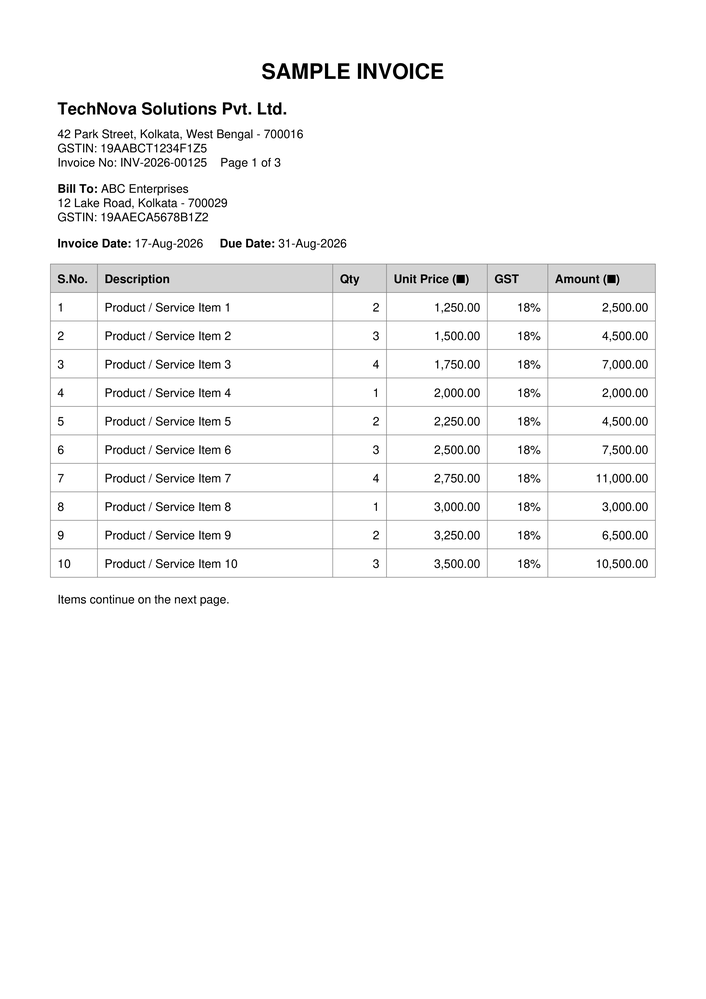
#> input picture uploads/12d242ab-940a-4b57-9e75-ffd5834aaf20_page_1.png, 706 x 999 px, shrunk from 2481 x 3508 before the run
$ python -i quality.py   (imports and definitions only)   (older library calls are emulated)
#> lines starting #> are read from the running program, lines starting #| are printed output that depends on the picture; after the words box and inside, x2 and y2 are one past the last pixel; in counts of white or black regions, pixels touching at a corner belong together
#> further down, picture is the input picture: PIL image 706x999 RGB; min 0, max 255, mean 247.6
import logging
import cv2
import numpy as np
from PIL import Image

logger = logging.getLogger(__name__)


class QualityAnalyzer:

    def analyze(self, image) -> dict:
        """Analyzes image quality metrics including resolution, blur, brightness, contrast, skew, and boundaries.

        Handles PIL Image instances (including PpmImageFile), OpenCV arrays, and NumPy arrays.
        """
        # Convert PIL Image or PpmImageFile to NumPy array if necessary
        if isinstance(image, Image.Image):
            image_np = np.array(image.convert("RGB"))
        elif isinstance(image, np.ndarray):
            image_np = image
        else:
            raise TypeError(f"Unsupported image type provided to QualityAnalyzer: {type(image)}")

        # Extract dimensions and create grayscale representation for CV2 operations
        if len(image_np.shape) == 2:
            # Grayscale image array
            h, w = image_np.shape
            gray = image_np
        elif len(image_np.shape) == 3:
            # Color image array (RGB or BGR)
            h, w = image_np.shape[:2]
#> h = 999; w = 706
            gray = cv2.cvtColor(image_np, cv2.COLOR_RGB2GRAY)
        else:
            raise ValueError(f"Invalid image array shape: {image_np.shape}")

        # Calculate blur score using variance of Laplacian
        blur_score = float(cv2.Laplacian(gray, cv2.CV_64F).var())
#> blur_score = 3864.6

        # Calculate brightness (mean pixel intensity) and contrast (std deviation)
        brightness = float(np.mean(gray))
#> brightness = 247.6
        contrast = float(np.std(gray))
#> contrast = 31.68

        # Estimate skew/rotation angle
        skew_angle = self._estimate_skew_angle(gray)

        # Detect document boundary presence
        has_boundary = self._detect_document_boundary(gray)

        # Estimated DPI assuming standard 8.5-inch document width
        estimated_dpi = round((w / 8.5), 1)

        # Determine recommended preprocessing profile based on refined quality thresholds
        recommended_profile = "BASIC"
        if abs(skew_angle) > 2.0:
            recommended_profile = "SKEWED"
        elif blur_score < 100.0 or estimated_dpi < 120:
            recommended_profile = "SMALL_TEXT"
        elif brightness < 60.0 or contrast < 25.0:  # Adjusted contrast threshold from 40.0 to 25.0 to prevent false triggers
            recommended_profile = "LOW_LIGHT"

        # Determine overall quality label according to spec
        if blur_score < 50.0 or brightness < 40.0 or contrast < 20.0 or estimated_dpi < 100:
            quality_label = "Needs manual review"
        elif blur_score < 80.0 or brightness < 70.0 or contrast < 35.0 or estimated_dpi < 150:
            quality_label = "Poor"
        elif blur_score < 150.0 or brightness < 80.0:
            quality_label = "Acceptable"
        else:
            quality_label = "Good"

        return {
            "dimensions": {"width": w, "height": h},
            "estimated_dpi": estimated_dpi,
            "blur_score": round(blur_score, 2),
            "brightness": round(brightness, 2),
            "contrast": round(contrast, 2),
            "skew_angle": round(skew_angle, 2),
            "has_boundary": has_boundary,
            "resolution_warning": estimated_dpi < 150,
            "recommended_profile": recommended_profile,
            "quality_label": quality_label
        }

    def _estimate_skew_angle(self, gray: np.ndarray) -> float:
        """Estimates skew angle using OpenCV minAreaRect on edge contours."""
        try:
            edges = cv2.Canny(gray, 50, 150, apertureSize=3)
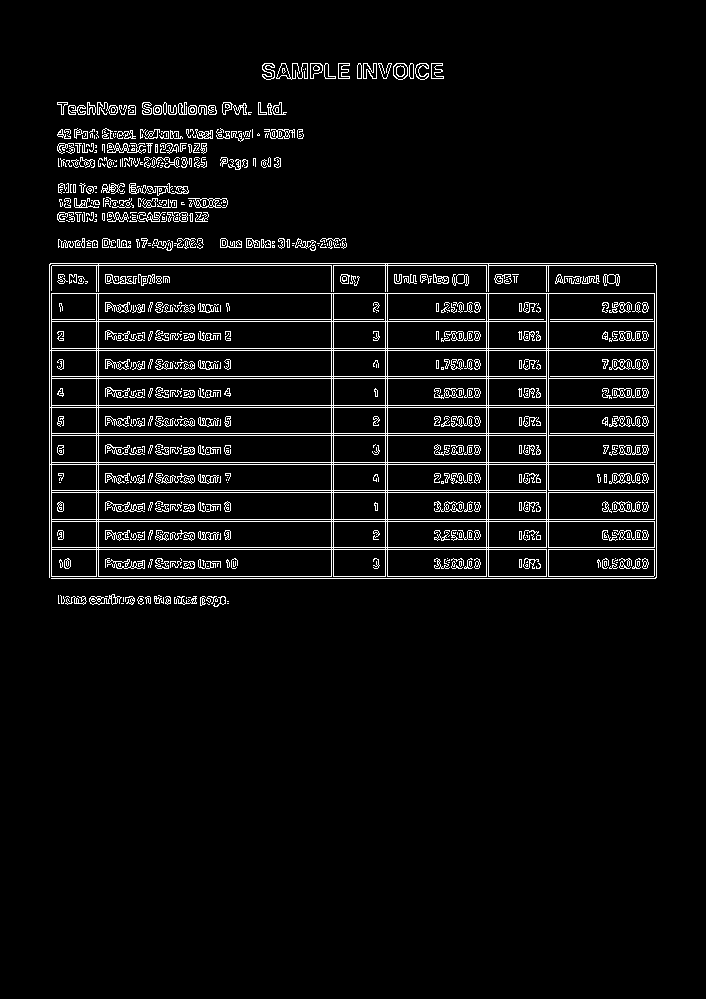
#> edges: shape (999, 706); 5.3% white in thin lines or dots, all inside (x1, y1, x2, y2) = (49, 63, 657, 607)
            coords = np.column_stack(np.where(edges > 0))
#> coords = 37104 pairs, first value 63 to 606, second value 49 to 656
            if len(coords) < 10:
                return 0.0
            angle = cv2.minAreaRect(coords)[-1]
#> angle = -90
            if angle < -45:
                angle = -(90 + angle)
#> angle = 0
            elif angle > 45:
                angle = 90 - angle
            return float(angle)
        except Exception:
            return 0.0

    def _detect_document_boundary(self, gray: np.ndarray) -> bool:
        """Checks if a clear document border contour exists in the image."""
        try:
            blurred = cv2.GaussianBlur(gray, (5, 5), 0)
            edged = cv2.Canny(blurred, 75, 200)
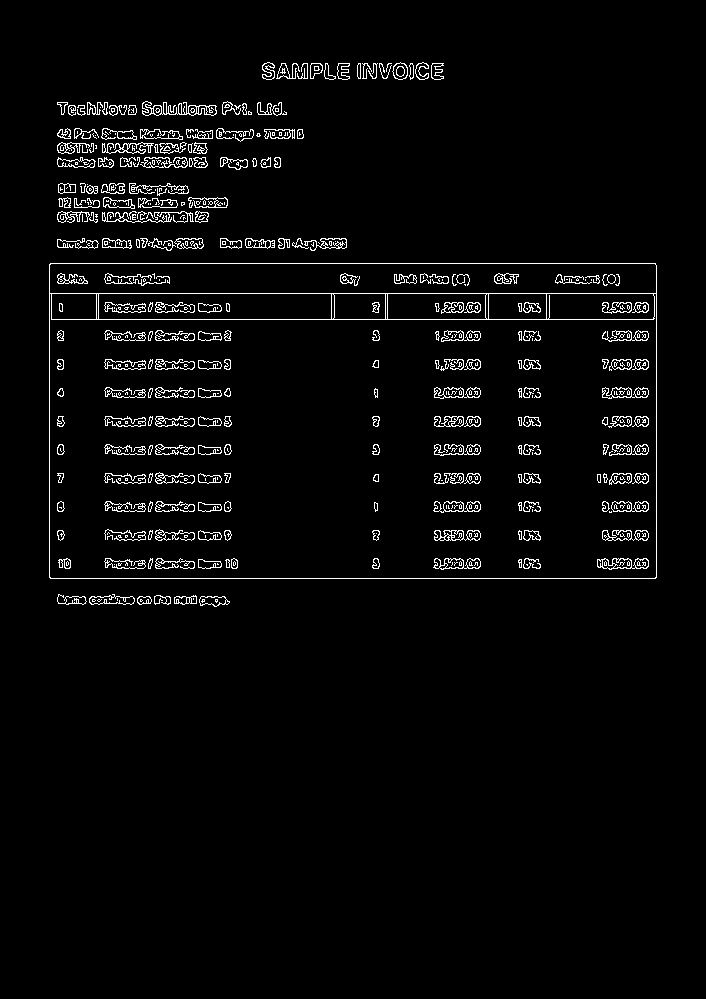
#> edged: shape (999, 706); 3.2% white in thin lines or dots, all inside (x1, y1, x2, y2) = (49, 62, 657, 607)
            contours, _ = cv2.findContours(edged, cv2.RETR_EXTERNAL, cv2.CHAIN_APPROX_SIMPLE)
#> contours = 143 contours, 75 with area under 20; largest, box (x1, y1, x2, y2) and area: (49, 263, 657, 579) 191202, (142, 101, 217, 116) 478, (89, 594, 135, 605) 302, (140, 129, 183, 140) 284, (102, 142, 154, 154) 257
            if contours:
                max_c = max(contours, key=cv2.contourArea)
#> max_c = contour of 9 points, box (x1, y1, x2, y2) (49, 263, 657, 579), area 191202
                area_ratio = cv2.contourArea(max_c) / (gray.shape[0] * gray.shape[1])
#> area_ratio = 0.271
                return bool(area_ratio > 0.35)
            return False
        except Exception:
            return False

>>> from PIL import Image
>>> picture = Image.open('../../../uploads/12d242ab-940a-4b57-9e75-ffd5834aaf20_page_1.png')
>>> result = QualityAnalyzer().analyze(picture)
#> in analyze, `has_boundary = self._detect_document_boundary(gray)`: has_boundary = False
#> result = 10 items

$ run again, on uploads/12d242ab-940a-4b57-9e75-ffd5834aaf20_page_3.png
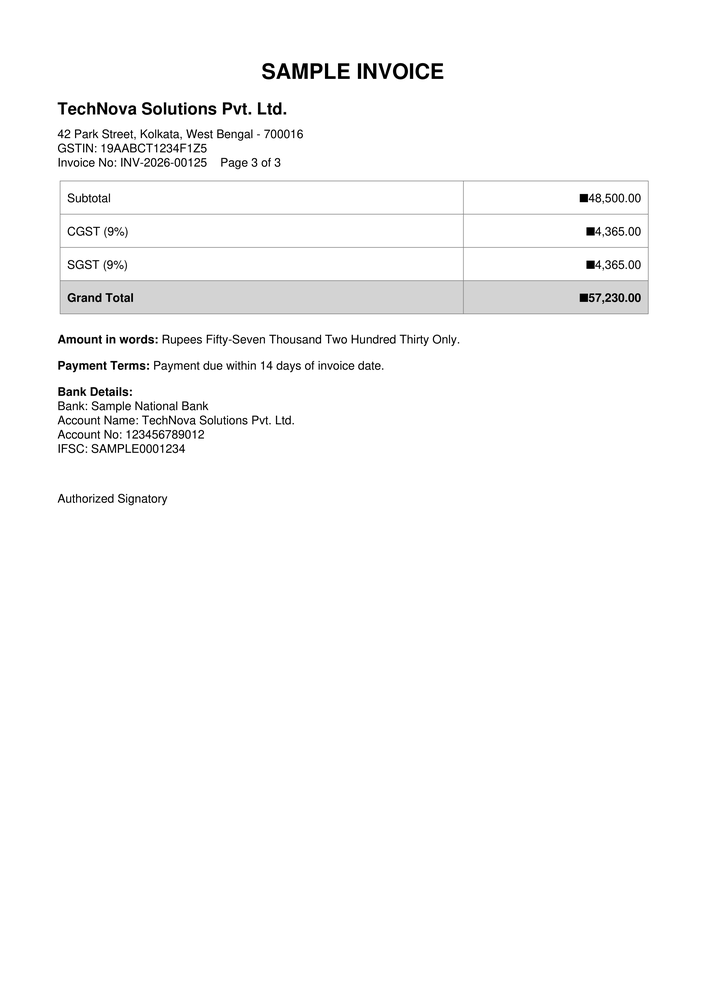
#> input picture uploads/12d242ab-940a-4b57-9e75-ffd5834aaf20_page_3.png, 706 x 999 px, shrunk from 2481 x 3508 before the run
#> picture is the input picture: PIL image 706x999 RGB; min 0, max 255, mean 249.8
#> blur_score = 2361.6
#> brightness = 249.8
#> contrast = 26.91
#> in _estimate_skew_angle, `edges = cv2.Canny(gray, 50, 150, apertureSize=3)`:
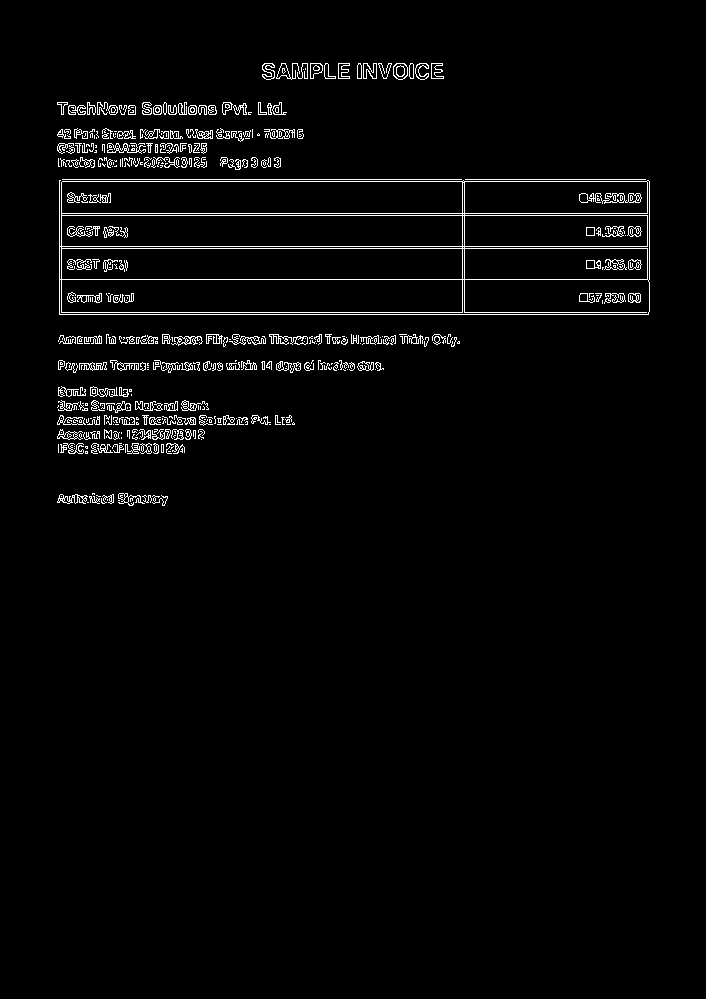
#> edges: shape (999, 706); 2.6% white in thin lines or dots, all inside (x1, y1, x2, y2) = (57, 63, 650, 506)
#> coords = 18220 pairs, first value 63 to 505, second value 57 to 649
#> in _estimate_skew_angle, `angle = cv2.minAreaRect(coords)[-1]`: angle = -90
#> in _estimate_skew_angle, `angle = -(90 + angle)`: angle = 0
#> in _detect_document_boundary, `edged = cv2.Canny(blurred, 75, 200)`:
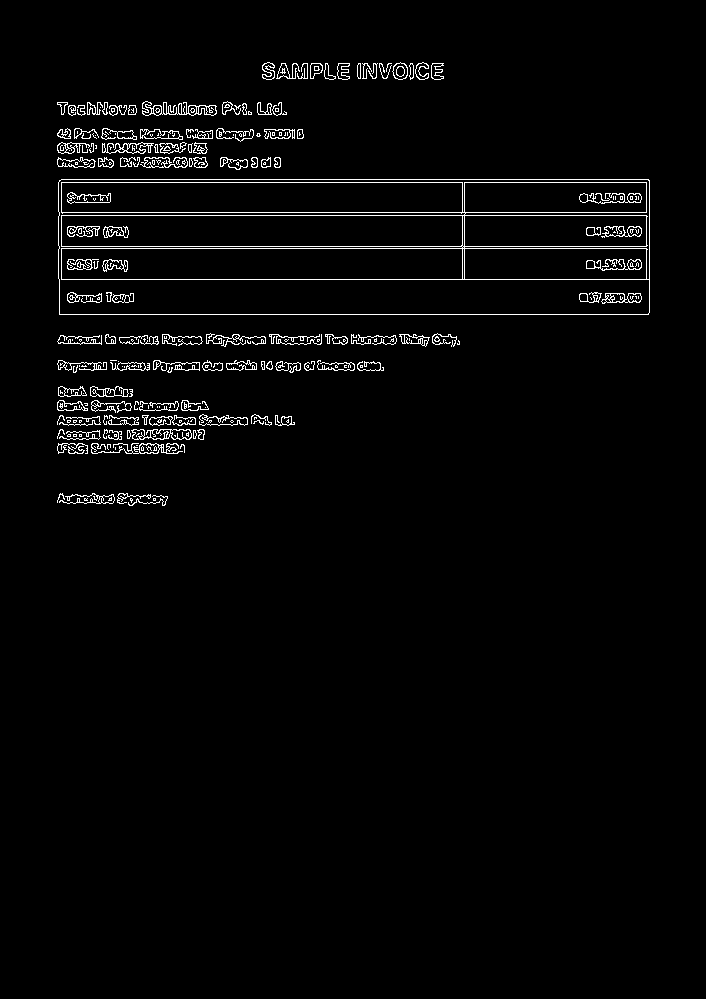
#> edged: shape (999, 706); 2.4% white in thin lines or dots, all inside (x1, y1, x2, y2) = (57, 62, 650, 506)
#> contours = 186 contours, 111 with area under 20; largest, box (x1, y1, x2, y2) and area: (58, 179, 650, 315) 79736, (142, 101, 217, 116) 478, (131, 429, 192, 440) 464, (140, 129, 183, 140) 284, (90, 386, 129, 397) 283
#> max_c = contour of 21 points, box (x1, y1, x2, y2) (58, 179, 650, 315), area 79736
#> area_ratio = 0.113
#> has_boundary = False
#> result = 10 items
